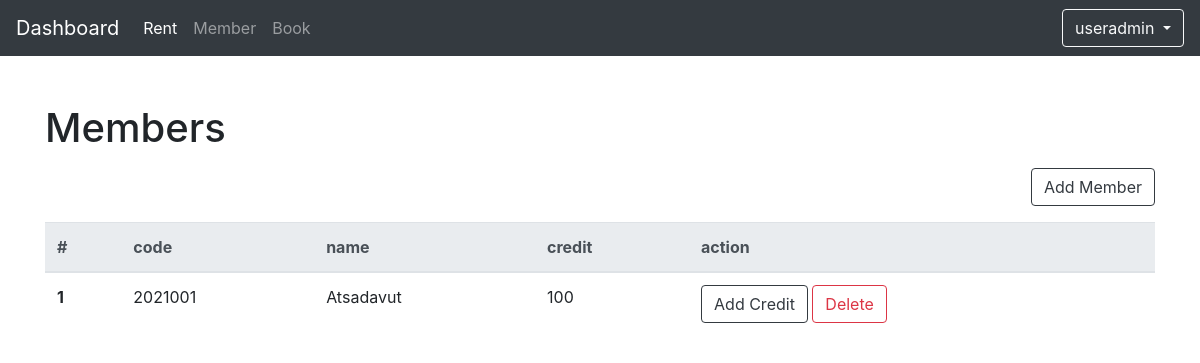
Page /member (signed in) on the earlier database version.
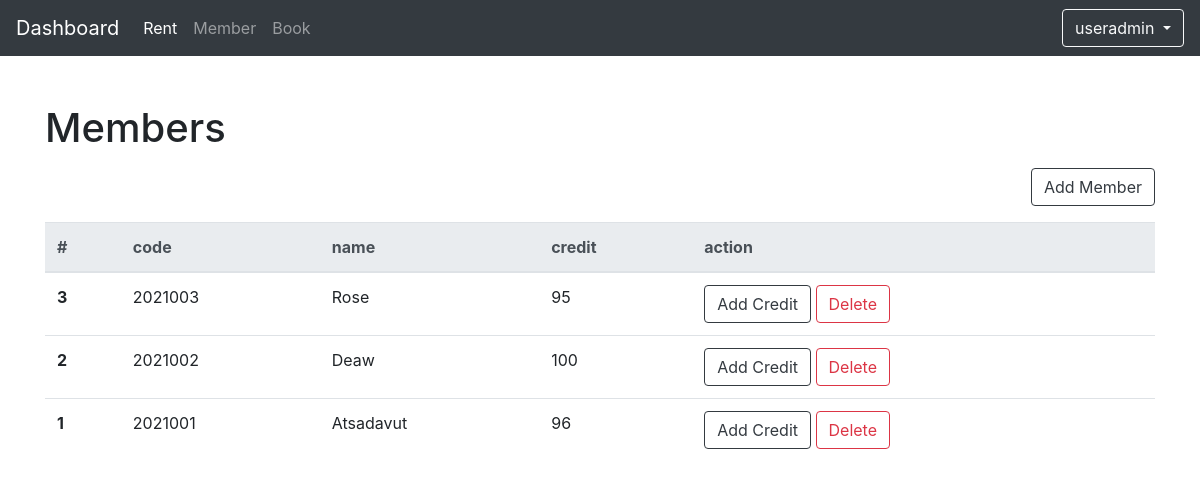
Same page on the later database version.
### tables this page shows
CREATE TABLE 'members' ('mb_id' integer PRIMARY KEY NOT NULL,'mb_code' text,'mb_name' text NOT NULL  , 'mb_credit' INTEGER NOT NULL DEFAULT 0, 'mb_active' INTEGER NOT NULL DEFAULT 'true');

### app.py (the view, shortened to what this page needs)
@app.route("/member", methods=["GET", "POST"])
@login_required
def member():
    error_status = False
    error_massage = ''
    members = []
    with sqlite3.connect("book_rental_shop.db") as con:
        cur = con.cursor()
        data = cur.execute("SELECT * FROM members ORDER BY mb_id DESC")
        for row in data:
            members.append({
                "id":row[0],
                "code":row[1],
                "name":row[2],
                "credit":row[3],
                "active":row[4]
            })
        con.commit()
    return render_template("member.html", members = members, error_massage = error_massage)

### helpers.py (called while the page is built)
def login_required(f):
    @wraps(f)
    def decorated_function(*args, **kwargs):
        if session.get("user_id") is None:
            return redirect("/login")
        return f(*args, **kwargs)
    return decorated_function

### templates/member.html (shortened to what this page needs)
<!DOCTYPE html>
<html lang="en">
<head>
    <link rel="stylesheet" href="https://cdn.jsdelivr.net/npm/bootstrap@4.5.3/dist/css/bootstrap.min.css">
    <link href="./../static/css/styles.css" rel="stylesheet">
</head>
<body>
    {% include 'layout/nav-bar.html' %}
    <div class="container">
        <h1 class="mt-5 mb-3">Members</h1>
        <div class="row mb-3">
            <div class="col-12">
                <button class="btn btn-outline-dark float-right" data-toggle="modal" data-target="#AddMembers">Add Member</button>
            </div>
        </div>
        <table class="table">
            <thead class="thead-light">
                <tr>
                    <th scope="col">#</th>
                    <th scope="col">code</th>
                    <th scope="col">name</th>
                    <th scope="col">credit</th>
                    <th scope="col">action</th>
                </tr>
            </thead>
            <tbody>
                {% for member in members %}
                <tr>
                    <th scope="row">{{ member.id }}</th>
                    <td>{{ member.code }}</td>
                    <td>{{ member.name }}</td>
                    <td>{{ member.credit }}</td>
                    <td>
                        <button class="btn btn-outline-dark" data-toggle="modal" data-target="#AddCredit" onclick="getMemberID({{member.code}})">Add Credit</button>
                        <a class="btn btn-outline-danger" href="member/{{member.id}}?option=D">Delete</a>
                    </td>
                </tr>
                {% endfor %}
            </tbody>
        </table>
    </div>
</body>
</html>

Differences in the rows shown:
added members: id "3", code "2021003", name "Rose", credit "95"
added members: id "2", code "2021002", name "Deaw", credit "100"
changed members "Atsadavut": credit "100" → "96"
